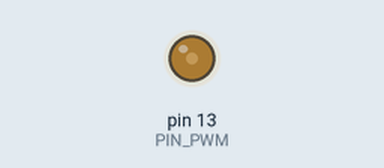
This sketch was run on a simulated Arduino Uno, built with avr-gcc and run on an emulated ATmega328P. Parts: output pins drawn as LEDs (lit = HIGH).

Above: at 0.1 s.
Timing chart, 0 to 1.6 s (numbered marks = the images above):
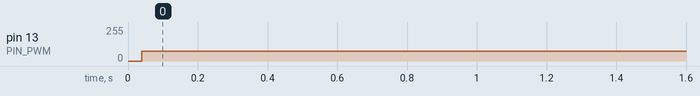

The sketch:

arduino-stepup-test.ino
```cpp
#define PIN_PWM 13

void setup() {
  digitalWrite(PIN_PWM, 0);
  pinMode(PIN_PWM, OUTPUT);
}

void loop() {
  digitalWrite(PIN_PWM, 1);
  delayMicroseconds(5); /* 5 leads to 7us. */
  digitalWrite(PIN_PWM, 0);
  delayMicroseconds(15);
  //delay(1);
}
```

Measured:
- by itself, pin 13 (PIN_PWM): 0/255 → 74/255 at 0.04 s
